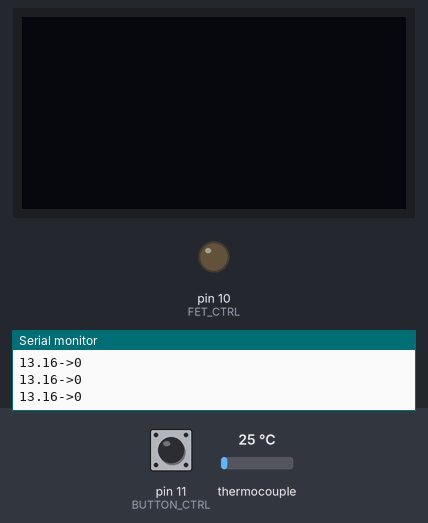
The program below on a simulated Arduino Uno, built with avr-gcc and run on an emulated ATmega328P. On the bench: 128×64 one-colour display, output pins drawn as LEDs (lit = HIGH), the last lines printed to the serial monitor. Wiring (inferred from the names in the program): SSD1306 OLED at I2C address 0x3C. The inputs (shaded band) are chosen by the test bench; at power-on: pin 11 (BUTTON_CTRL) HIGH, thermocouple 25 °C. EEPROM starts erased.

Above: at 2.5 s.
2.6 s: pin 11 (BUTTON_CTRL) pulled LOW for 0.15 s
At 3.1 s:
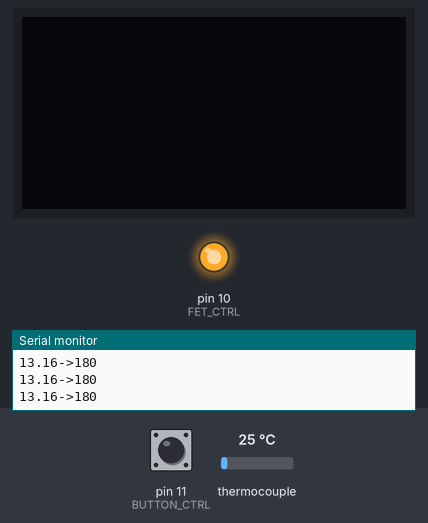
Timing chart, 0 to 5.6 s (numbered marks = the images above; inputs shaded):
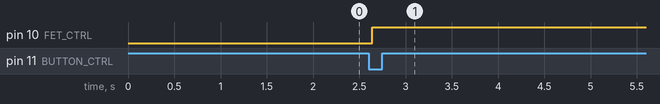

The program:

main.cpp
```cpp
#include <Arduino.h>

#include "max6675.h"

/* YourDuino.com Example Software Sketch
 16 character 2 line I2C Display
 NEW TYPE Marked "Arduino-IIC-LCD GY-LCD-V1"
 terry@yourduino.com */
/*-----( Import needed libraries )-----*/
#include <Wire.h>

#include <ezButton.h>

#include "DisplayDevice.h"
#include "EEPROMAnything.h"

#define FET_CTRL 10

#define BUTTON_CTRL 11

#define ADDR_CONFIG 0
#define CONFIG_CHK 1201

DisplayDevice Display = DisplayDevice();

//thermocouple
int thermoDO = 4;
int thermoCS = 5;
int thermoCLK = 6;

MAX6675 thermocouple(thermoCLK, thermoCS, thermoDO);

//button debouncer
ezButton button(BUTTON_CTRL);


int selectedIndex = 0;
double tempSelect[] = {0.0, 180.0, 220.0, 300.0, 350.0, 400.0, 450.0};
const int maxSelect = 6;

char buf_temp[7];
char buf_dialed[7];

void writeConfig()
{
    EEPROM_write(ADDR_CONFIG, CONFIG_CHK);
    EEPROM_write(ADDR_CONFIG+1, selectedIndex);
}

void readConfig()
{
  int chkValue = 0;
  EEPROM_read(ADDR_CONFIG, chkValue);
  if (chkValue == CONFIG_CHK) {
    EEPROM_read(ADDR_CONFIG+1, selectedIndex);
    if (selectedIndex>maxSelect) {
      selectedIndex = 0;
    }
  }
  else {
    writeConfig();
  }

}
double currentTemp = 0.0;
// Generally, you should use "unsigned long" for variables that hold time
// The value will quickly become too large for an int to store
unsigned long previousMillis = 0;        // will store last time LED was updated

// constants won't change:
const long intervalCheck = 250;           // interval at which to blink (milliseconds)

void loop()
{

  button.loop(); // MUST call the loop() function first
  //int btnState = button.getState();

  if(button.isPressed()) {
     selectedIndex ++;
     if (selectedIndex>6) {
        selectedIndex = 0;
     }
     writeConfig();
  }

  unsigned long currentMillis = millis();

  if (currentMillis - previousMillis >= intervalCheck) {
    // save the last time you blinked the LED
    previousMillis = currentMillis;
    currentTemp = thermocouple.readCelsius();
    currentTemp/=1.9;
  }

  int dialedTemp = tempSelect[selectedIndex];

  Serial.print(currentTemp);
  Serial.print("->");
  Serial.println(dialedTemp);

  uint8_t fetValue = LOW;

  if (selectedIndex>0) {
    if ( currentTemp < (dialedTemp-10)) {
        fetValue = HIGH;
    }
    else {
        fetValue = LOW;
    }
  }
  else {
      fetValue = LOW;
  }

  digitalWrite(FET_CTRL, fetValue);

  dtostrf(currentTemp, 4, 2, buf_temp);
  snprintf(Display.getLine0(), 17, "%15s%c", buf_temp, '\1');

  if (selectedIndex>0) {

    dtostrf(dialedTemp, 4, 2, buf_dialed);
    char c = '^';
    if (fetValue == LOW) {
      c = '_';
    }
    snprintf(Display.getLine1(), 17, "%c%14s%c", c, buf_dialed, '\1');

  }
  else {
    snprintf(Display.getLine1(), 17, "%16s", "Off");
  }

  Display.print();


} // END Loop

void setup()
{
  pinMode(FET_CTRL, OUTPUT);
  digitalWrite(FET_CTRL, LOW);

  //pinMode(BUTTON_CTRL, INPUT);
  //digitalWrite(BUTTON_CTRL, HIGH);

  button.setDebounceTime(20); // set debounce time to 50 milliseconds

  Serial.begin(9600);
  Serial.println("Hello World");

  Wire.begin();
  //Wire.setClock(50000L);

  Display.init();
  Display.setContrast(128);

  Display.printData("Hello World");
  delay(1000);

  byte degSymbol[8];

  degSymbol[0] = 0b00110;
  degSymbol[1] = 0b01001;
  degSymbol[2] = 0b01001;
  degSymbol[3] = 0b00110;
  degSymbol[4] = 0b00000;
  degSymbol[5] = 0b00000;
  degSymbol[6] = 0b00000;
  degSymbol[7] = 0b00000;

  Display.createChar(1, degSymbol);
  readConfig();

}
```

DisplayDevice.cpp
```cpp
#include "DisplayDevice.h"
#include <Arduino.h>
#include <Wire.h>

#define OLED_Address 0x3c
#define OLED_Command_Mode 0x80
#define OLED_Data_Mode 0x40
const int row_offsets[] = { 0x00, 0x40 };

void sendCommand(uint8_t command)
{
  Wire.beginTransmission(OLED_Address); 	 // **** Start I2C
  Wire.write((uint8_t)OLED_Command_Mode);     		 // **** Set OLED Command mode
  Wire.write(command);
  Wire.endTransmission();                 	 // **** End I2C
}

void sendData(uint8_t data)
{
  Wire.beginTransmission(OLED_Address);  	// **** Start I2C
  Wire.write((uint8_t)OLED_Data_Mode);     		// **** Set OLED Data mode
  Wire.write(data);
  Wire.endTransmission();                     // **** End I2C
}
//


DisplayDevice::DisplayDevice()
{
    line0 = (char*)malloc(17);
    line1 = (char*)malloc(17);

    memset(line0, 0, 17);
    memset(line1, 0, 17);
}

DisplayDevice::~DisplayDevice()
{
    free(line0);
    free(line1);

}

void DisplayDevice::init()
{
  // *** I2C initial *** //
  delay(100);
  sendCommand(0x2A);	// **** Set "RE"=1	00101010B
  sendCommand(0x71);
  sendCommand(0x5C);
  sendCommand(0x28);

  sendCommand(0x08);	// **** Set Sleep Mode On
  sendCommand(0x2A);	// **** Set "RE"=1	00101010B
  sendCommand(0x79);	// **** Set "SD"=1	01111001B

  sendCommand(0xD5);
  sendCommand(0x70);
  sendCommand(0x78);	// **** Set "SD"=0

  sendCommand(0x08);	// **** Set 5-dot, 3 or 4 line(0x09), 1 or 2 line(0x08)

  sendCommand(0x06);	// **** Set Com31-->Com0  Seg0-->Seg99

  // **** Set OLED Characterization *** //
  sendCommand(0x2A);  	// **** Set "RE"=1
  sendCommand(0x79);  	// **** Set "SD"=1

  // **** CGROM/CGRAM Management *** //
  sendCommand(0x72);  	// **** Set ROM
  sendCommand(0x00);  	// **** Set ROM A and 8 CGRAM


  sendCommand(0xDA); 	// **** Set Seg Pins HW Config
  sendCommand(0x10);

  sendCommand(0x81);  	// **** Set Contrast
  sendCommand(0xFF);

  sendCommand(0xDB);  	// **** Set VCOM deselect level
  sendCommand(0x30);  	// **** VCC x 0.83

  sendCommand(0xDC);  	// **** Set gpio - turn EN for 15V generator on.
  sendCommand(0x03);

  sendCommand(0x78);  	// **** Exiting Set OLED Characterization
  sendCommand(0x28);
  sendCommand(0x2A);
  //sendCommand(0x05); 	// **** Set Entry Mode
  sendCommand(0x06); 	// **** Set Entry Mode
  sendCommand(0x08);
  sendCommand(0x28); 	// **** Set "IS"=0 , "RE" =0 //28
  sendCommand(0x01);
  sendCommand(0x80); 	// **** Set DDRAM Address to 0x80 (line 1 start)

  delay(100);


  sendCommand(0x0C);  	// **** Turn on On


}


char* DisplayDevice::getLine0()
{
  return line0;
}

char* DisplayDevice::getLine1()
{
  return line1;
}


void DisplayDevice::setContrast(uint8_t contrast) // contrast as 0x00 to 0xFF
{
  // **** Set OLED Characterization *** //
  sendCommand(0x2A);
  sendCommand(0x79);
  //
  sendCommand(0x81);  	// Set Contrast
  sendCommand(contrast);	// contrast value

  // **** Exiting Set OLED Characterization
  sendCommand(0x78);
  sendCommand(0x28);
  sendCommand(0x2A);

  //sendCommand(0x05);   // **** Set Entry Mode
  sendCommand(0x06);   // **** Set Entry Mode
  sendCommand(0x08);
  sendCommand(0x28);   // **** Set "IS"=0 , "RE" =0 //28
  sendCommand(0x01);
  sendCommand(0x80);   // **** Set DDRAM Address to 0x80 (line 1 start)
  delay(100);


}

void DisplayDevice::clear()
{

  sendCommand(0x01);	// **** Clear display

}

void DisplayDevice::setCursor(uint8_t col, uint8_t row)
{
  sendCommand(0x80 | (col + row_offsets[row]));
}

void DisplayDevice::printData(const char* data)
{
  uint8_t i = 0;
  while (data[i])
  {
    sendData(data[i]);      // *** Show String to OLED
    i++;
    if (i > 15) break;
  }
}

void DisplayDevice::print()
{
    this->setCursor(0,0);
    this->printData(line0);
    this->setCursor(0,1);
    this->printData(line1);
}

void DisplayDevice::createChar(uint8_t location, uint8_t charmap[])
{
  location &= 0x7;            // we only have 8 locations 0-7

  sendCommand(0x40 | (location << 3));
  delayMicroseconds(30);

  for (int i = 0; i < 8; i++)
  {
    sendData(charmap[i]);      // call the virtual write method
    delayMicroseconds(40);
  }
}
```

DisplayDevice.h
```cpp
#ifndef DISPLAY_DEVICE_H
#define DISPLAY_DEVICE_H

#include <Arduino.h>


class DisplayDevice {

public:

    DisplayDevice();
    ~DisplayDevice();
    void init();
    void clear();

    void print();

    void printData(const char* data);

    void setContrast(uint8_t contrast);
    void setCursor(uint8_t col, uint8_t row);
    void createChar(uint8_t location, uint8_t charmap[]);


    char* getLine0();
    char* getLine1();


protected:
  char *line0;
  char *line1;

};

#endif
```

EEPROMAnything.h
```cpp
#ifndef EEPROM_ANYTHING_H
#define EEPROM_ANYTHING_H

#include <EEPROM.h>
#include <Arduino.h>  // for type definitions
#include <stdint.h>

template <class T> int EEPROM_write(int ee, const T& value)
{
    noInterrupts();
    const byte* p = (const byte*)(const void*)&value;
    unsigned int i;
    for (i = 0; i < sizeof(value); i++) {
          EEPROM.write(ee++, *p++);
    }
    interrupts();
    return i;
}

template <class T> int EEPROM_read(int ee, T& value)
{
    noInterrupts();
    byte* p = (byte*)(void*)&value;
    unsigned int i;
    for (i = 0; i < sizeof(value); i++) {
          *p++ = EEPROM.read(ee++);
    }
    interrupts();
    return i;
}

#endif
```

Measured:
- after the input at 2.6 s, pin 10 (FET_CTRL): LOW → HIGH at once
